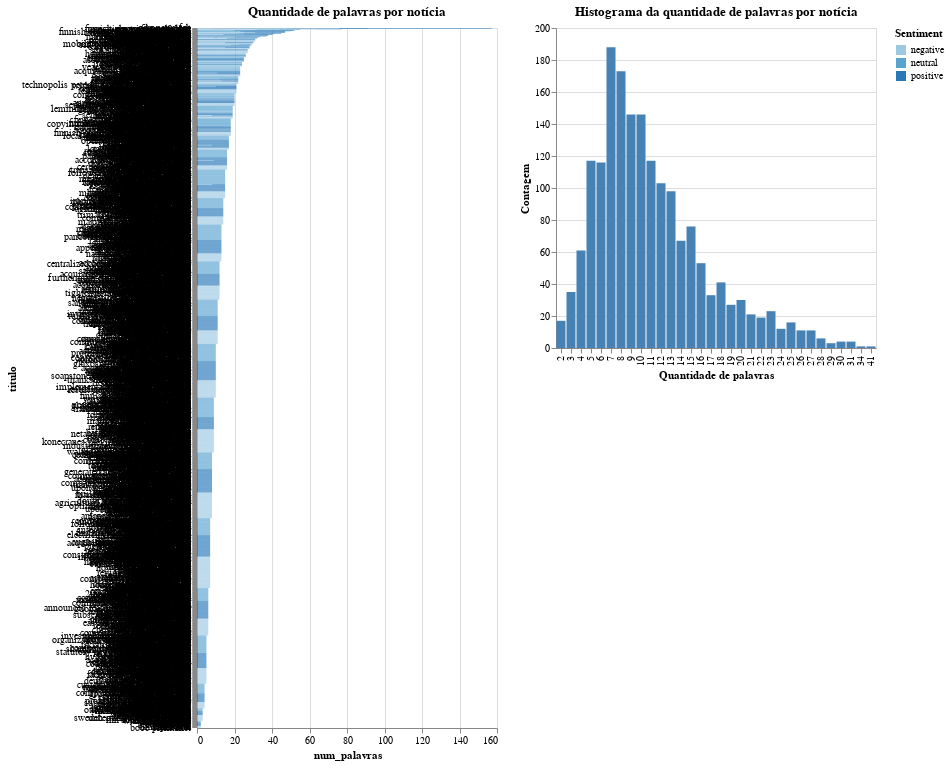

This figure's notebook cell:
### Code cell
#codigo do professor wellington adaptado para nosso dataset
pts = alt.selection(type="interval", encodings=["x"])

barras_de_linha = alt.Chart(df_balanceado).mark_bar().encode(
    x='num_palavras:Q',
    y=alt.Y('titulo:O', sort=alt.EncodingSortField(field="num_palavras", order='descending')),
    color='Sentiment:O',
    tooltip=['titulo', 'num_palavras', 'Sentence']
).transform_filter(
    pts
).properties(
    height=700,
    width=300,
    title='Quantidade de palavras por notícia'
)

hist = alt.Chart(df_balanceado).mark_bar().encode(
    x=alt.X('hbin:N', title='Quantidade de palavras'),
    y=alt.Y('count()', title='Contagem'),
    tooltip=[alt.Tooltip('count():Q', title='Contagem de notícias'),
             alt.Tooltip('mbin:N', title='Quantidade de palavras')],
    color=alt.condition(pts, alt.value("steelblue"), alt.value("lightgray"))
).properties(
    height=320,
    width=320,
    title='Histograma da quantidade de palavras por notícia'
).add_selection(pts)


hconcat = alt.hconcat(
    barras_de_linha,
    hist,
    data=df_balanceado
).transform_bin(
    "hbin",
    field="num_palavras",
    bin=alt.Bin(maxbins=50)
)

hconcat.save('1_tamanho_noticias.html')
hconcat

### Figure 1 — Vega-Lite specification as saved in the notebook (floating-point values rounded to 4 significant figures; data arrays with more than 128 entries replaced by an {"elided": "..."} marker saying what was removed)
{"config": {"view": {"continuousWidth": 400, "continuousHeight": 300}}, "hconcat": [{"mark": "bar", "encoding": {"color": {"field": "Sentiment", "type": "ordinal"}, "tooltip": [{"field": "titulo", "type": "nominal"}, {"field": "num_palavras", "type": "quantitative"}, {"field": "Sentence", "type": "nominal"}], "x": {"field": "num_palavras", "type": "quantitative"}, "y": {"field": "titulo", "sort": {"field": "num_palavras", "order": "descending"}, "type": "ordinal"}}, "height": 700, "title": "Quantidade de palavras por notícia", "transform": [{"filter": {"selection": "selector024"}}], "width": 300}, {"mark": "bar", "encoding": {"color": {"condition": {"value": "steelblue", "selection": "selector024"}, "value": "lightgray"}, "tooltip": [{"aggregate": "count", "title": "Contagem de notícias", "type": "quantitative"}, {"field": "mbin", "title": "Quantidade de palavras", "type": "nominal"}], "x": {"field": "hbin", "title": "Quantidade de palavras", "type": "nominal"}, "y": {"aggregate": "count", "title": "Contagem", "type": "quantitative"}}, "height": 320, "selection": {"selector024": {"type": "interval", "encodings": ["x"]}}, "title": "Histograma da quantidade de palavras por notícia", "width": 320}], "data": {"name": "data-9c22ca16e02e7a8c04df2c9aaf9678d9"}, "transform": [{"bin": {"maxbins": 50}, "field": "num_palavras", "as": "hbin"}], "$schema": "https://vega.github.io/schema/vega-lite/v4.17.0.json", "datasets": {"data-9c22ca16e02e7a8c04df2c9aaf9678d9": {"elided": "1776 records"}}}
